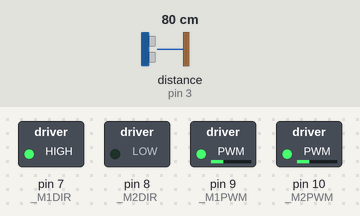
Simulated run of this sketch. Board: Arduino Uno, built with avr-gcc and run on an emulated ATmega328P. Parts: switched loads named in the sketch (green lamp = pin HIGH). The test bench sets the inputs (shaded band); at power-on: distance to the obstacle (sensor on pin 3) 80 cm. Pins used as bus, display or sensor lines are not drawn.

Above: at 1.2 s.
1.3 s: distance to the obstacle (sensor on pin 3) set to 11 cm
2.8 s: distance to the obstacle (sensor on pin 3) set to 8 cm
At 3.3 s:
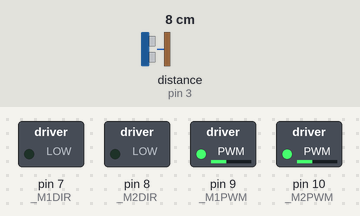
4.3 s: distance to the obstacle (sensor on pin 3) set to 18 cm
At 5.8 s:
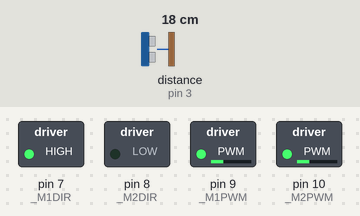
6.1 s: distance to the obstacle (sensor on pin 3) set to 2 cm
At 6.7 s:
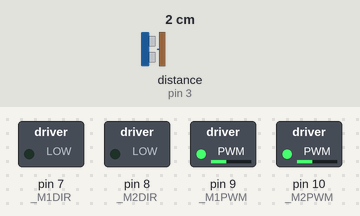
Timing chart, 0 to 8.6 s (numbered marks = the images above; inputs shaded):
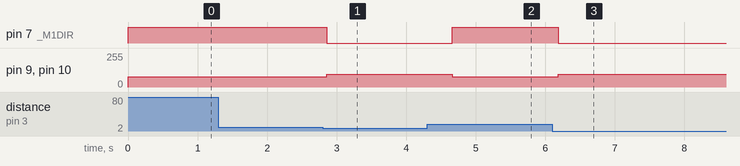

Measured:
- the behaviour switches between 10 and 9 cm on distance to the obstacle (sensor on pin 3) (found by bisection; images 0 and 1)
- after the input at 1.3 s, every drawn part: stays the same
- after the input at 2.8 s, pin 7 (_M1DIR): HIGH → LOW after 0.06 s; pin 9 (_M1PWM), pin 10 (_M2PWM): 77/255 → 96/255 after 0.06 s
- after the input at 4.3 s, pin 7 (_M1DIR): LOW → HIGH after 0.36 s; pin 9 (_M1PWM), pin 10 (_M2PWM): 96/255 → 77/255 after 0.36 s
- after the input at 6.1 s, pin 7 (_M1DIR): HIGH → LOW after 0.09 s; pin 9 (_M1PWM), pin 10 (_M2PWM): 77/255 → 96/255 after 0.09 s

The sketch:

AutoRun.ino
```cpp
#include "DRV8835MotorShield_set.h"
#include <SoftwareSerial.h>
SoftwareSerial BT(12,13);
void setup() {
    motors.flipM1(true);
}

void loop() {
  autoRun(1);
}
```

DRV8835MotorShield.cpp
```cpp
#include "DRV8835MotorShield.h"
const unsigned char DRV8835MotorShield::_M1DIR = 7;
const unsigned char DRV8835MotorShield::_M2DIR = 8;
const unsigned char DRV8835MotorShield::_M1PWM = 9;
const unsigned char DRV8835MotorShield::_M2PWM = 10;
boolean DRV8835MotorShield::_flipM1 = false;
boolean DRV8835MotorShield::_flipM2 = false;

void DRV8835MotorShield::initPinsAndMaybeTimer()
{
  // Initialize the pin states used by the motor driver shield
  // digitalWrite is called before and after setting pinMode.
  // It called before pinMode to handle the case where the board
  // is using an ATmega AVR to avoid ever driving the pin high,
  // even for a short time.
  // It is called after pinMode to handle the case where the board
  // is based on the Atmel SAM3X8E ARM Cortex-M3 CPU, like the Arduino
  // Due. This is necessary because when pinMode is called for the Due
  // it sets the output to high (or 3.3V) regardless of previous
  // digitalWrite calls.
  digitalWrite(_M1PWM, LOW);
  pinMode(_M1PWM, OUTPUT);
  digitalWrite(_M1PWM, LOW);
  digitalWrite(_M2PWM, LOW);
  pinMode(_M2PWM, OUTPUT);
  digitalWrite(_M2PWM, LOW);
  digitalWrite(_M1DIR, LOW);
  pinMode(_M1DIR, OUTPUT);
  digitalWrite(_M1DIR, LOW);
  digitalWrite(_M2DIR, LOW);
  pinMode(_M2DIR, OUTPUT);
  digitalWrite(_M2DIR, LOW);
#ifdef DRV8835MOTORSHIELD_USE_20KHZ_PWM
  // timer 1 configuration
  // prescaler: clockI/O / 1
  // outputs enabled
  // phase-correct PWM
  // top of 400
  //
  // PWM frequency calculation
  // 16MHz / 1 (prescaler) / 2 (phase-correct) / 400 (top) = 20kHz
  TCCR1A = 0b10100000;
  TCCR1B = 0b00010001;
  ICR1 = 400;
#endif
}

// speed should be a number between -400 and 400
void DRV8835MotorShield::setM1Speed(int speed)
{
  init(); // initialize if necessary

  boolean reverse = 0;

  if (speed < 0)
  {
    speed = -speed; // make speed a positive quantity
    reverse = 1;    // preserve the direction
  }
  if (speed > 400)  // max
    speed = 400;

#ifdef DRV8835MOTORSHIELD_USE_20KHZ_PWM
  OCR1A = speed;
#else
  analogWrite(_M1PWM, speed * 50 / 80); // default to using analogWrite, mapping 400 to 255
#endif

  if (reverse ^ _flipM1) // flip if speed was negative or _flipM1 setting is active, but not both
    digitalWrite(_M1DIR, HIGH);
  else
    digitalWrite(_M1DIR, LOW);
}

// speed should be a number between -400 and 400
void DRV8835MotorShield::setM2Speed(int speed)
{
  init(); // initialize if necessary

  boolean reverse = 0;

  if (speed < 0)
  {
    speed = -speed;  // make speed a positive quantity
    reverse = 1;  // preserve the direction
  }
  if (speed > 400)  // max PWM duty cycle
    speed = 400;

#ifdef DRV8835MOTORSHIELD_USE_20KHZ_PWM
  OCR1B = speed;
#else
  analogWrite(_M2PWM, speed * 51 / 80); // default to using analogWrite, mapping 400 to 255
#endif

  if (reverse ^ _flipM2) // flip if speed was negative or _flipM2 setting is active, but not both
    digitalWrite(_M2DIR, HIGH);
  else
    digitalWrite(_M2DIR, LOW);
}

// set speed for both motors
// speed should be a number between -400 and 400
void DRV8835MotorShield::setSpeeds(int m1Speed, int m2Speed){
  setM1Speed(m1Speed);
  setM2Speed(m2Speed);
}

void DRV8835MotorShield::flipM1(boolean flip)
{
  _flipM1 = flip;
}

void DRV8835MotorShield::flipM2(boolean flip)
{
  _flipM2 = flip;
}
```

DRV8835MotorShield.cpp
```cpp
#include "DRV8835MotorShield.h"
const unsigned char DRV8835MotorShield::_M1DIR = 7;
const unsigned char DRV8835MotorShield::_M2DIR = 8;
const unsigned char DRV8835MotorShield::_M1PWM = 9;
const unsigned char DRV8835MotorShield::_M2PWM = 10;
boolean DRV8835MotorShield::_flipM1 = false;
boolean DRV8835MotorShield::_flipM2 = false;

void DRV8835MotorShield::initPinsAndMaybeTimer()
{
  // Initialize the pin states used by the motor driver shield
  // digitalWrite is called before and after setting pinMode.
  // It called before pinMode to handle the case where the board
  // is using an ATmega AVR to avoid ever driving the pin high,
  // even for a short time.
  // It is called after pinMode to handle the case where the board
  // is based on the Atmel SAM3X8E ARM Cortex-M3 CPU, like the Arduino
  // Due. This is necessary because when pinMode is called for the Due
  // it sets the output to high (or 3.3V) regardless of previous
  // digitalWrite calls.
  digitalWrite(_M1PWM, LOW);
  pinMode(_M1PWM, OUTPUT);
  digitalWrite(_M1PWM, LOW);
  digitalWrite(_M2PWM, LOW);
  pinMode(_M2PWM, OUTPUT);
  digitalWrite(_M2PWM, LOW);
  digitalWrite(_M1DIR, LOW);
  pinMode(_M1DIR, OUTPUT);
  digitalWrite(_M1DIR, LOW);
  digitalWrite(_M2DIR, LOW);
  pinMode(_M2DIR, OUTPUT);
  digitalWrite(_M2DIR, LOW);
#ifdef DRV8835MOTORSHIELD_USE_20KHZ_PWM
  // timer 1 configuration
  // prescaler: clockI/O / 1
  // outputs enabled
  // phase-correct PWM
  // top of 400
  //
  // PWM frequency calculation
  // 16MHz / 1 (prescaler) / 2 (phase-correct) / 400 (top) = 20kHz
  TCCR1A = 0b10100000;
  TCCR1B = 0b00010001;
  ICR1 = 400;
#endif
}

// speed should be a number between -400 and 400
void DRV8835MotorShield::setM1Speed(int speed)
{
  init(); // initialize if necessary

  boolean reverse = 0;

  if (speed < 0)
  {
    speed = -speed; // make speed a positive quantity
    reverse = 1;    // preserve the direction
  }
  if (speed > 400)  // max
    speed = 400;

#ifdef DRV8835MOTORSHIELD_USE_20KHZ_PWM
  OCR1A = speed;
#else
  analogWrite(_M1PWM, speed * 51 / 80); // default to using analogWrite, mapping 400 to 255
#endif

  if (reverse ^ _flipM1) // flip if speed was negative or _flipM1 setting is active, but not both
    digitalWrite(_M1DIR, HIGH);
  else
    digitalWrite(_M1DIR, LOW);
}

// speed should be a number between -400 and 400
void DRV8835MotorShield::setM2Speed(int speed)
{
  init(); // initialize if necessary

  boolean reverse = 0;

  if (speed < 0)
  {
    speed = -speed;  // make speed a positive quantity
    reverse = 1;  // preserve the direction
  }
  if (speed > 400)  // max PWM duty cycle
    speed = 400;

#ifdef DRV8835MOTORSHIELD_USE_20KHZ_PWM
  OCR1B = speed;
#else
  analogWrite(_M2PWM, speed * 51 / 80); // default to using analogWrite, mapping 400 to 255
#endif

  if (reverse ^ _flipM2) // flip if speed was negative or _flipM2 setting is active, but not both
    digitalWrite(_M2DIR, HIGH);
  else
    digitalWrite(_M2DIR, LOW);
}

// set speed for both motors
// speed should be a number between -400 and 400
void DRV8835MotorShield::setSpeeds(int m1Speed, int m2Speed){
  setM1Speed(m1Speed);
  setM2Speed(m2Speed);
}

void DRV8835MotorShield::flipM1(boolean flip)
{
  _flipM1 = flip;
}

void DRV8835MotorShield::flipM2(boolean flip)
{
  _flipM2 = flip;
}
```
